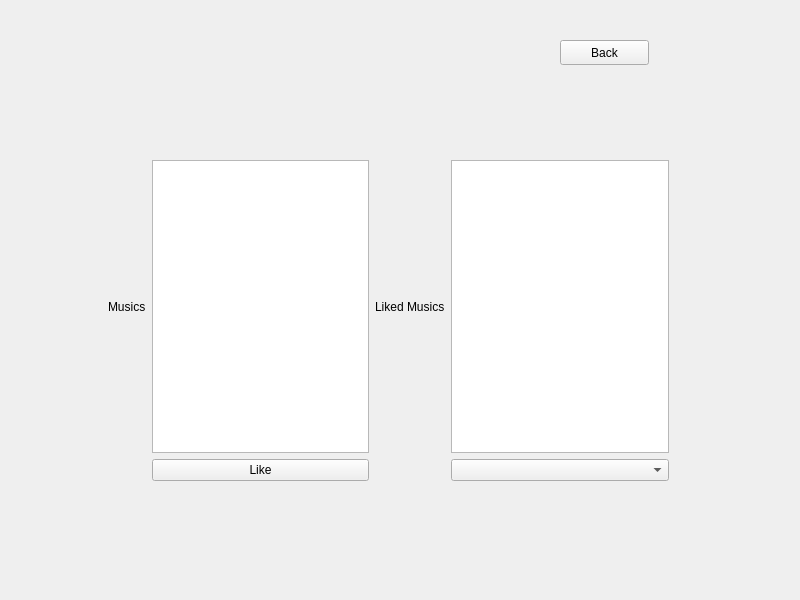
<?xml version="1.0" encoding="UTF-8"?>
<ui version="4.0">
 <class>like_form</class>
 <widget class="QWidget" name="like_form">
  <property name="geometry">
   <rect>
    <x>0</x>
    <y>0</y>
    <width>800</width>
    <height>600</height>
   </rect>
  </property>
  <property name="windowTitle">
   <string>Form</string>
  </property>
  <widget class="QWidget" name="gridLayoutWidget">
   <property name="geometry">
    <rect>
     <x>108</x>
     <y>160</y>
     <width>561</width>
     <height>321</height>
    </rect>
   </property>
   <layout class="QGridLayout" name="gridLayout">
    <item row="0" column="1">
     <widget class="QListWidget" name="music_list"/>
    </item>
    <item row="0" column="3">
     <widget class="QListWidget" name="liked_list"/>
    </item>
    <item row="0" column="0">
     <widget class="QLabel" name="label">
      <property name="text">
       <string>Musics</string>
      </property>
     </widget>
    </item>
    <item row="1" column="1">
     <widget class="QPushButton" name="like_button">
      <property name="text">
       <string>Like</string>
      </property>
     </widget>
    </item>
    <item row="1" column="3">
     <widget class="QComboBox" name="music_combo"/>
    </item>
    <item row="0" column="2">
     <widget class="QLabel" name="label_2">
      <property name="text">
       <string>Liked Musics</string>
      </property>
     </widget>
    </item>
   </layout>
  </widget>
  <widget class="QPushButton" name="back_button">
   <property name="geometry">
    <rect>
     <x>560</x>
     <y>40</y>
     <width>89</width>
     <height>25</height>
    </rect>
   </property>
   <property name="text">
    <string>Back</string>
   </property>
  </widget>
 </widget>
 <resources/>
 <connections/>
</ui>
